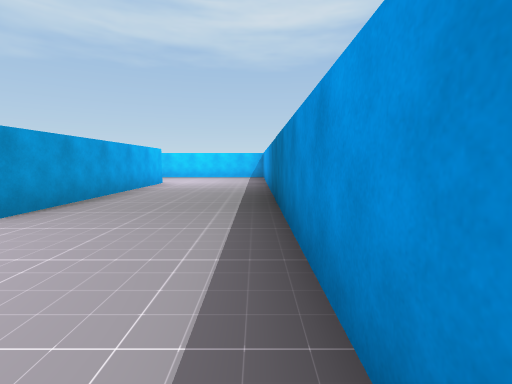
[1] (above)

24 first-person views from a walk through a scene from a Unity 3-D project. The camera is 1.2 m above the floor, tilts 6° down and sees 85° across. The floor is counted in squares, 2 m on a side. Each view is taken from the middle of a square. On the plan, view 1 faces up. The plan holds only what a view shows up to about 9 squares ahead; the rest is blank. Some animated figures are not drawn. Some surface patterns are stand-ins.

[2]
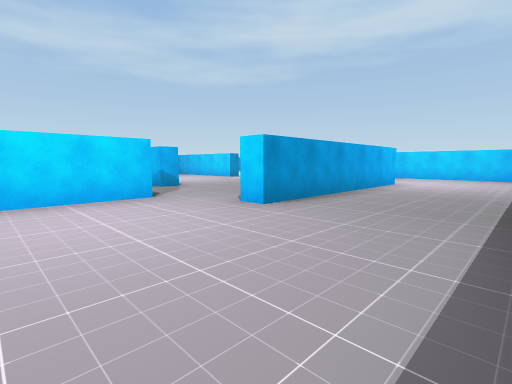

[3]
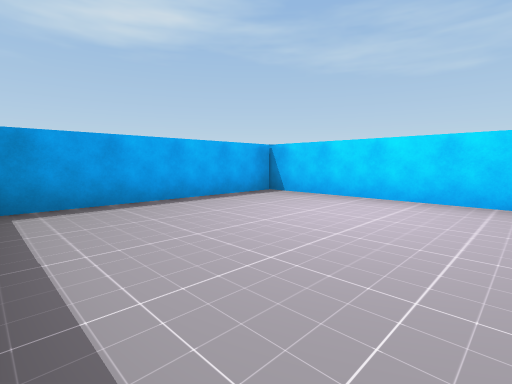

[4]
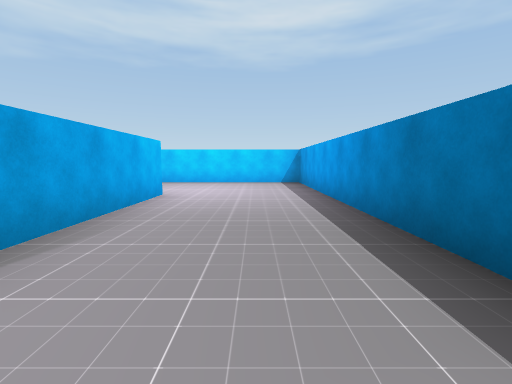

[5]
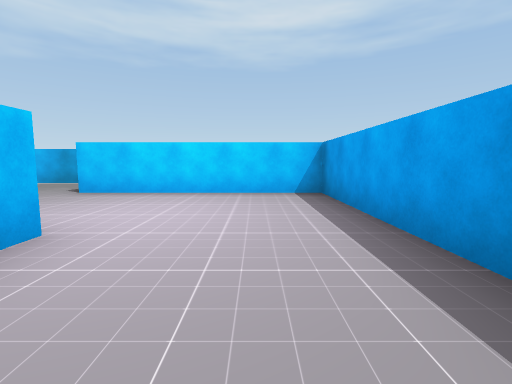

[6]
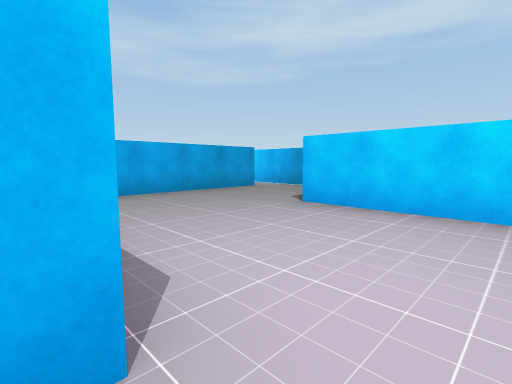

[7]
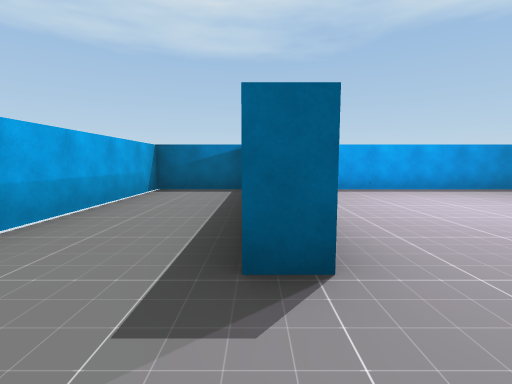

[8]
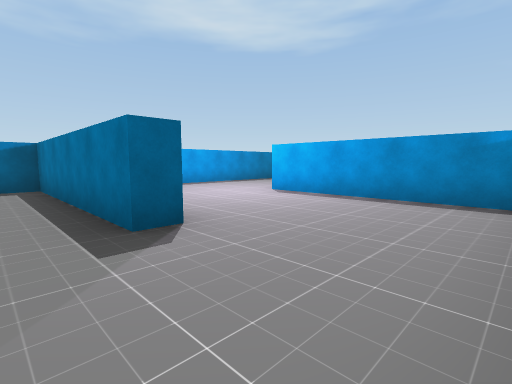

[9]
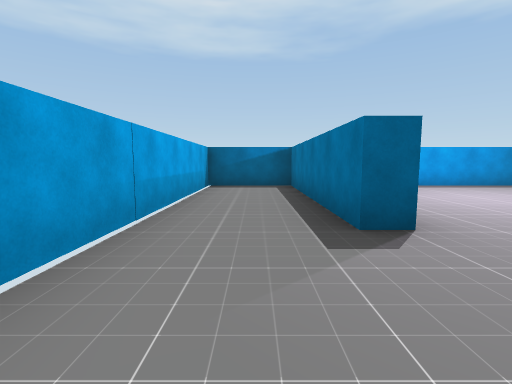

[10]
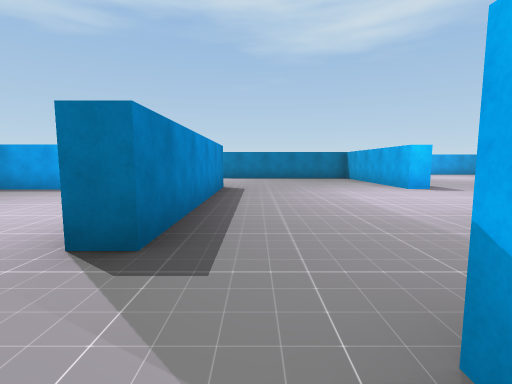

[11]
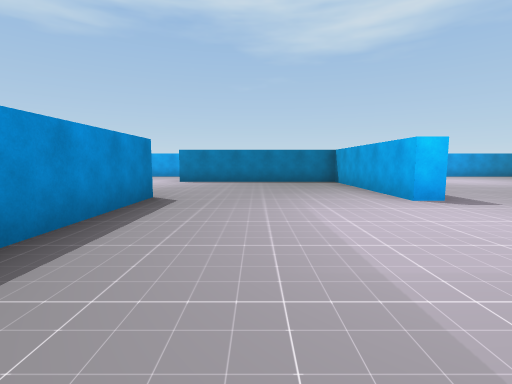

[12]
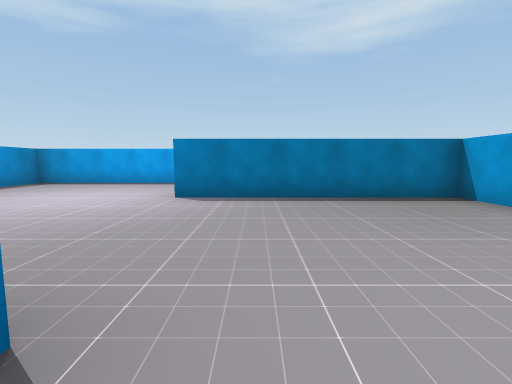

[13]
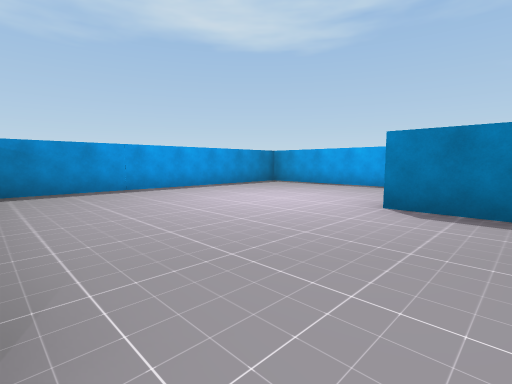

[14]
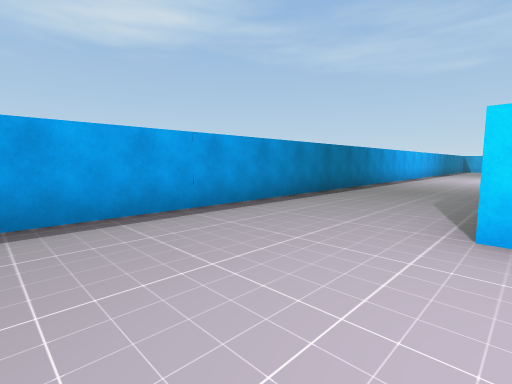

[15]
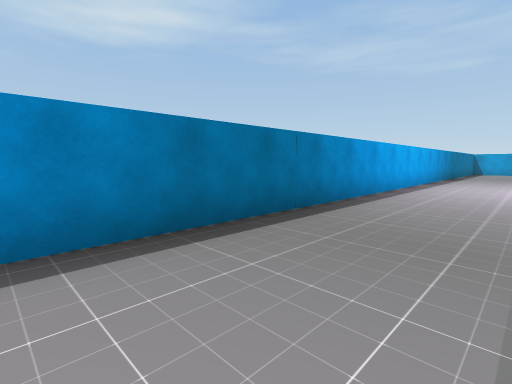

[16]
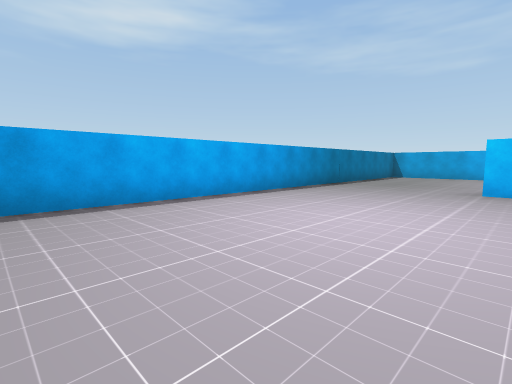

[17]
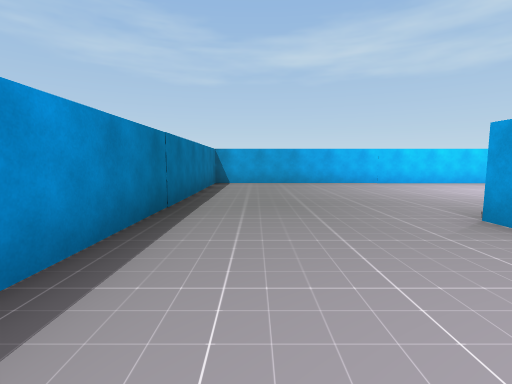

[18]
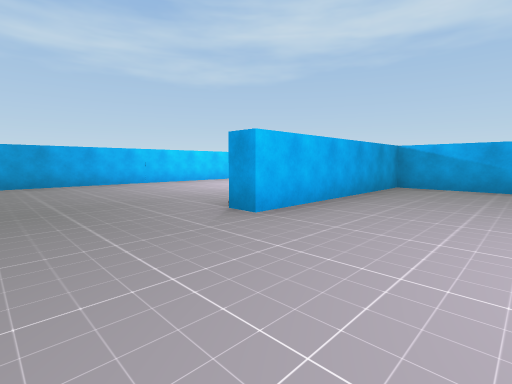

[19]
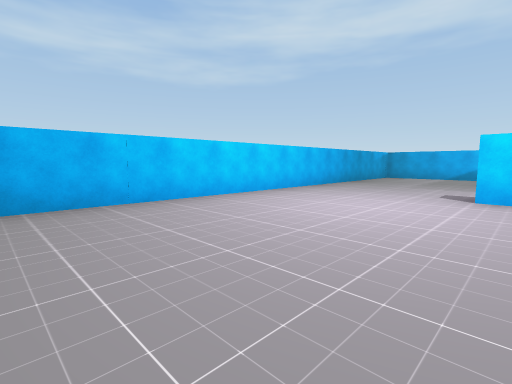

[20]
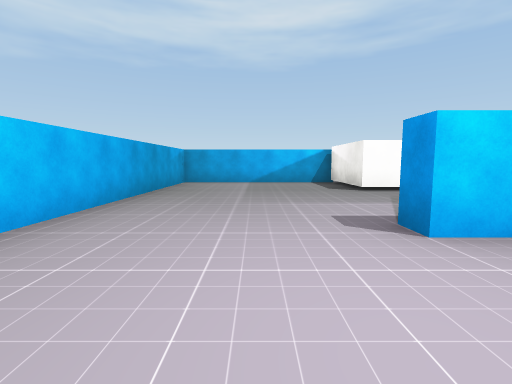

[21]
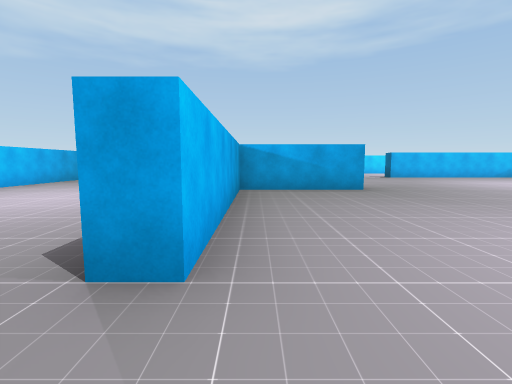

[22]
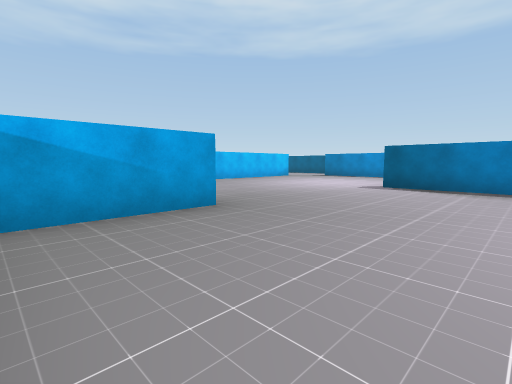

[23]
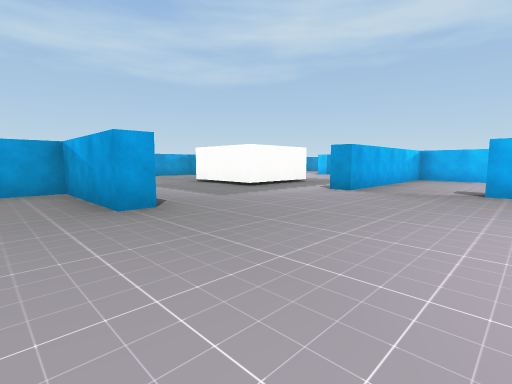

[24]
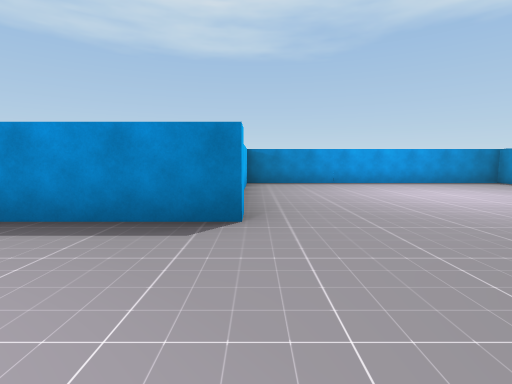

### Floor plan
Points are (right, up) in squares from view 1. A wall is a line through its corners. A room is listed if a view was taken in it or the views show most of it. See-through windows are left out.
Room 1 (views 1, 2, 3, 4, 5, 6, 7, 8, 9)
walls: (-6.9, 8.3) (-2.8, 8.3) (-2.8, 2.9) (-3.4, 2.9); (-4.7, 2.1) (-4.7, -2.2) (-0.1, -2.2); (0.3, 0.3) (0.3, 11.6) (-4.6, 11.6) (-4.6, 12.1) (0.3, 12.1) (0.3, 14.2) (-7.4, 14.2); (-7.3, 13.2) (-7.3, 9.8)
ways out: opening at (-3.5, 1.5) to room 2; opening at (-8, 14)
Room 2 (view 10)
walls: (-6.6, 3.8) (-6.6, 3.2); (-5.2, 2.1) (-4.7, 2.1); (-12, 7.7) (-13.1, 7.7); (-13.8, 7) (-13.8, 2.7)
ways out: opening at (-3.5, 1.5) to room 1; opening at (-12.5, 4) to room 3; opening at (-6, 3) to room 3
Room 3 (views 11, 12, 13, 14, 15, 16, 17, 18, 19, 20, 21, 22, 23, 24)
walls: (-10, -4.8) (-10, -2.2) (-9.5, -2.2) (-9.5, -6.8) (-4.5, -6.8); (-14.6, -1.2) (-14.6, -1.8) (-17.4, -1.8) (-17.4, -6.6) (-17.9, -6.6); (-18.9, -1.8) (-19.6, -1.8) (-19.6, -1.2); (-13.8, 2.7) (-14.4, 2.7); (-16.2, 2) (-18.7, 2) (-18.7, 4.6) (-23.2, 4.6) (-23.2, -10.2) (0.3, -10.2) (0.3, -2.7); (-5.2, -2.9) (-5.2, 2.1); (-6.6, 3.2) (-7.1, 3.2)
ways out: opening at (-12.5, 4) to room 2; opening at (-6, 3) to room 2; opening at (-15.5, 3.5)

Where each view was taken, in squares from view 1:
view 1: 0 up, 0 right, facing up
view 2: 0 up, 0 right, facing up-left
view 3: 2 up, 0 right, facing down-left
view 4: 3 up, 1 left, facing up
view 5: 6 up, 1 left, facing up
view 6: 8 up, 2 left, facing up-left
view 7: 12 up, 6 left, facing right
view 8: 13 up, 7 left, facing down-right
view 9: 13 up, 7 left, facing right
view 10: 4 up, 6 left, facing down
view 11: 2 up, 7 left, facing down
view 12: 2 down, 6 left, facing down
view 13: 3 down, 6 left, facing down-right
view 14: 7 down, 2 left, facing down-left
view 15: 8 down, 6 left, facing down-left
view 16: 6 down, 11 left, facing down-left
view 17: 9 down, 15 left, facing left
view 18: 9 down, 15 left, facing up-left
view 19: 7 down, 19 left, facing up-left
view 20: 4 down, 21 left, facing up
view 21: 8 down, 17 left, facing up
view 22: 5 down, 17 left, facing up-right
view 23: 3 down, 11 left, facing up-left
view 24: 3 down, 8 left, facing right
